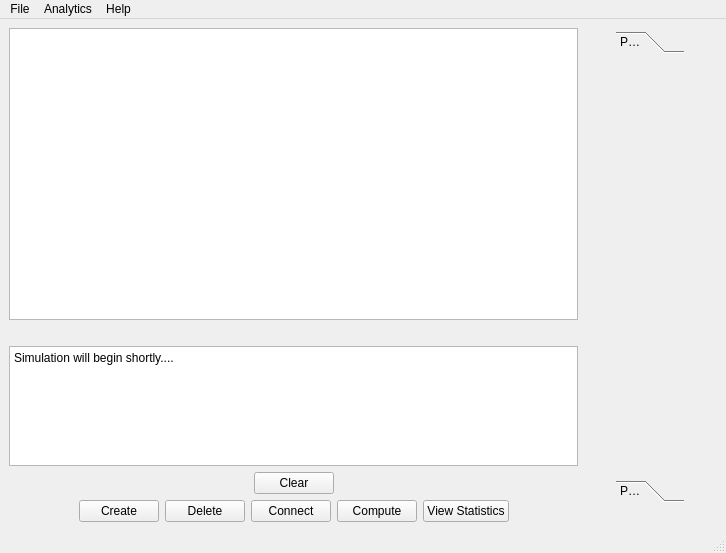
<?xml version="1.0" encoding="UTF-8"?>
<ui version="4.0">
 <class>MainWindow</class>
 <widget class="QMainWindow" name="MainWindow">
  <property name="geometry">
   <rect>
    <x>0</x>
    <y>0</y>
    <width>726</width>
    <height>553</height>
   </rect>
  </property>
  <property name="windowTitle">
   <string>MainWindow</string>
  </property>
  <widget class="QWidget" name="centralwidget">
   <layout class="QGridLayout" name="gridLayout" columnstretch="30,0,7">
    <item row="0" column="2">
     <layout class="QVBoxLayout" name="verticalLayout">
      <property name="spacing">
       <number>16</number>
      </property>
      <property name="leftMargin">
       <number>3</number>
      </property>
      <property name="topMargin">
       <number>3</number>
      </property>
      <property name="rightMargin">
       <number>4</number>
      </property>
      <property name="bottomMargin">
       <number>0</number>
      </property>
      <item>
       <layout class="QHBoxLayout" name="horizontalLayout_3">
        <item>
         <spacer name="horizontalSpacer_5">
          <property name="orientation">
           <enum>Qt::Horizontal</enum>
          </property>
          <property name="sizeHint" stdset="0">
           <size>
            <width>40</width>
            <height>20</height>
           </size>
          </property>
         </spacer>
        </item>
        <item>
         <widget class="QToolBox" name="toolBox">
          <property name="currentIndex">
           <number>0</number>
          </property>
          <widget class="QWidget" name="page">
           <property name="geometry">
            <rect>
             <x>0</x>
             <y>0</y>
             <width>83</width>
             <height>367</height>
            </rect>
           </property>
           <attribute name="label">
            <string>Page 1</string>
           </attribute>
          </widget>
          <widget class="QWidget" name="page_2">
           <property name="geometry">
            <rect>
             <x>0</x>
             <y>0</y>
             <width>83</width>
             <height>367</height>
            </rect>
           </property>
           <attribute name="label">
            <string>Page 2</string>
           </attribute>
          </widget>
         </widget>
        </item>
        <item>
         <spacer name="horizontalSpacer_6">
          <property name="orientation">
           <enum>Qt::Horizontal</enum>
          </property>
          <property name="sizeHint" stdset="0">
           <size>
            <width>40</width>
            <height>20</height>
           </size>
          </property>
         </spacer>
        </item>
       </layout>
      </item>
      <item>
       <layout class="QHBoxLayout" name="horizontalLayout_4">
        <item>
         <spacer name="horizontalSpacer_7">
          <property name="orientation">
           <enum>Qt::Horizontal</enum>
          </property>
          <property name="sizeHint" stdset="0">
           <size>
            <width>40</width>
            <height>20</height>
           </size>
          </property>
         </spacer>
        </item>
        <item>
         <spacer name="horizontalSpacer_8">
          <property name="orientation">
           <enum>Qt::Horizontal</enum>
          </property>
          <property name="sizeHint" stdset="0">
           <size>
            <width>40</width>
            <height>20</height>
           </size>
          </property>
         </spacer>
        </item>
       </layout>
      </item>
     </layout>
    </item>
    <item row="0" column="0">
     <layout class="QVBoxLayout" name="verticalLayout_2">
      <item>
       <widget class="QGraphicsView" name="graphicsView"/>
      </item>
      <item>
       <spacer name="verticalSpacer">
        <property name="orientation">
         <enum>Qt::Vertical</enum>
        </property>
        <property name="sizeType">
         <enum>QSizePolicy::Minimum</enum>
        </property>
        <property name="sizeHint" stdset="0">
         <size>
          <width>100</width>
          <height>20</height>
         </size>
        </property>
       </spacer>
      </item>
      <item>
       <widget class="QPlainTextEdit" name="simuLogs">
        <property name="sizePolicy">
         <sizepolicy hsizetype="Preferred" vsizetype="Preferred">
          <horstretch>100</horstretch>
          <verstretch>0</verstretch>
         </sizepolicy>
        </property>
        <property name="maximumSize">
         <size>
          <width>16777215</width>
          <height>120</height>
         </size>
        </property>
        <property name="plainText">
         <string>Simulation will begin shortly....

</string>
        </property>
       </widget>
      </item>
      <item>
       <layout class="QHBoxLayout" name="horizontalLayout_2">
        <item>
         <spacer name="horizontalSpacer_3">
          <property name="orientation">
           <enum>Qt::Horizontal</enum>
          </property>
          <property name="sizeHint" stdset="0">
           <size>
            <width>40</width>
            <height>20</height>
           </size>
          </property>
         </spacer>
        </item>
        <item>
         <widget class="QPushButton" name="Btn_Simu_Clear">
          <property name="text">
           <string>Clear</string>
          </property>
         </widget>
        </item>
        <item>
         <spacer name="horizontalSpacer_4">
          <property name="orientation">
           <enum>Qt::Horizontal</enum>
          </property>
          <property name="sizeHint" stdset="0">
           <size>
            <width>40</width>
            <height>20</height>
           </size>
          </property>
         </spacer>
        </item>
       </layout>
      </item>
      <item>
       <layout class="QHBoxLayout" name="horizontalLayout">
        <item>
         <spacer name="horizontalSpacer">
          <property name="orientation">
           <enum>Qt::Horizontal</enum>
          </property>
          <property name="sizeHint" stdset="0">
           <size>
            <width>40</width>
            <height>20</height>
           </size>
          </property>
         </spacer>
        </item>
        <item>
         <widget class="QPushButton" name="on_actionNew_Window_triggered">
          <property name="text">
           <string>Create</string>
          </property>
         </widget>
        </item>
        <item>
         <widget class="QPushButton" name="Btn_Delete_all">
          <property name="text">
           <string>Delete</string>
          </property>
         </widget>
        </item>
        <item>
         <widget class="QPushButton" name="pushButton_5">
          <property name="text">
           <string>Connect</string>
          </property>
         </widget>
        </item>
        <item>
         <widget class="QPushButton" name="pushButton_2">
          <property name="text">
           <string>Compute</string>
          </property>
         </widget>
        </item>
        <item>
         <widget class="QPushButton" name="pushButton">
          <property name="text">
           <string>View Statistics</string>
          </property>
         </widget>
        </item>
        <item>
         <spacer name="horizontalSpacer_2">
          <property name="orientation">
           <enum>Qt::Horizontal</enum>
          </property>
          <property name="sizeHint" stdset="0">
           <size>
            <width>40</width>
            <height>20</height>
           </size>
          </property>
         </spacer>
        </item>
       </layout>
      </item>
     </layout>
    </item>
   </layout>
  </widget>
  <widget class="QMenuBar" name="menubar">
   <property name="geometry">
    <rect>
     <x>0</x>
     <y>0</y>
     <width>726</width>
     <height>25</height>
    </rect>
   </property>
   <widget class="QMenu" name="menuFile">
    <property name="title">
     <string>File</string>
    </property>
    <addaction name="actionNew"/>
    <addaction name="actionOpen"/>
    <addaction name="actionSave"/>
    <addaction name="actionSave_As"/>
    <addaction name="actionPrint"/>
    <addaction name="actionExit_2"/>
   </widget>
   <widget class="QMenu" name="menuAnalytics">
    <property name="title">
     <string>Analytics</string>
    </property>
    <addaction name="actionNetwork_summary"/>
   </widget>
   <widget class="QMenu" name="menuHelp">
    <property name="title">
     <string>Help</string>
    </property>
    <addaction name="actionTutorial"/>
   </widget>
   <addaction name="menuFile"/>
   <addaction name="menuAnalytics"/>
   <addaction name="menuHelp"/>
  </widget>
  <widget class="QStatusBar" name="statusbar"/>
  <action name="actionNew">
   <property name="icon">
    <iconset resource="resources.qrc">
     <normaloff>:/imgs/Resources/new-document.png</normaloff>:/imgs/Resources/new-document.png</iconset>
   </property>
   <property name="text">
    <string>New</string>
   </property>
  </action>
  <action name="actionOpen">
   <property name="icon">
    <iconset resource="resources.qrc">
     <normaloff>:/imgs/Resources/open.png</normaloff>:/imgs/Resources/open.png</iconset>
   </property>
   <property name="text">
    <string>Open</string>
   </property>
  </action>
  <action name="actionSave">
   <property name="icon">
    <iconset resource="resources.qrc">
     <normaloff>:/imgs/Resources/diskette.png</normaloff>:/imgs/Resources/diskette.png</iconset>
   </property>
   <property name="text">
    <string>Save</string>
   </property>
  </action>
  <action name="actionSave_As">
   <property name="icon">
    <iconset resource="resources.qrc">
     <normaloff>:/imgs/Resources/save-file.png</normaloff>:/imgs/Resources/save-file.png</iconset>
   </property>
   <property name="text">
    <string>Save As</string>
   </property>
  </action>
  <action name="actionPrint">
   <property name="icon">
    <iconset resource="resources.qrc">
     <normaloff>:/imgs/Resources/printer.png</normaloff>:/imgs/Resources/printer.png</iconset>
   </property>
   <property name="text">
    <string>Print</string>
   </property>
  </action>
  <action name="actionNetwork_summary">
   <property name="icon">
    <iconset resource="resources.qrc">
     <normaloff>:/imgs/Resources/statistics.png</normaloff>:/imgs/Resources/statistics.png</iconset>
   </property>
   <property name="text">
    <string>Network summary</string>
   </property>
  </action>
  <action name="actionTutorial">
   <property name="icon">
    <iconset resource="resources.qrc">
     <normaloff>:/imgs/Resources/tutorial.png</normaloff>:/imgs/Resources/tutorial.png</iconset>
   </property>
   <property name="text">
    <string>Tutorial</string>
   </property>
  </action>
  <action name="actionExit_2">
   <property name="icon">
    <iconset resource="resources.qrc">
     <normaloff>:/imgs/Resources/logout.png</normaloff>:/imgs/Resources/logout.png</iconset>
   </property>
   <property name="text">
    <string>Exit</string>
   </property>
  </action>
 </widget>
 <resources>
  <include location="resources.qrc"/>
 </resources>
 <connections/>
</ui>
